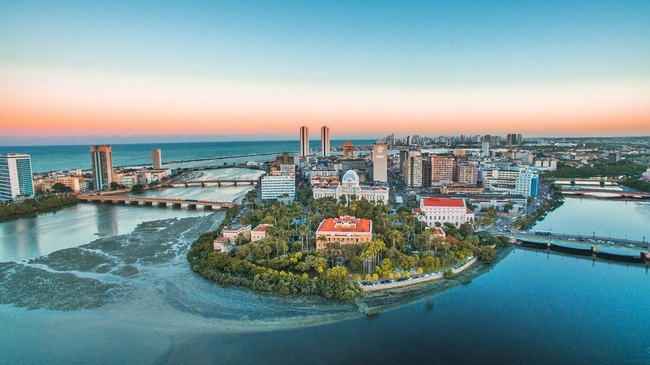
#> input picture recife.jpg, 650 x 365 px
$ python main_photo.py
#> lines starting #> are read from the running program, lines starting #| are printed output that depends on the picture
import numpy as np
from skimage import io
import matplotlib.pyplot as plt
from PIL import Image

photo = io.imread('recife.jpg')
#> photo is the input picture: shape (365, 650, 3); mean R, G, B 125.7, 152.3, 154.8
print(photo.shape)
#| (365, 650, 3)
# rows, columns, channels of RGB
# (365, 650, 3)

# revers the image (revers the rows)
img = Image.fromarray(photo[::-1], 'RGB')
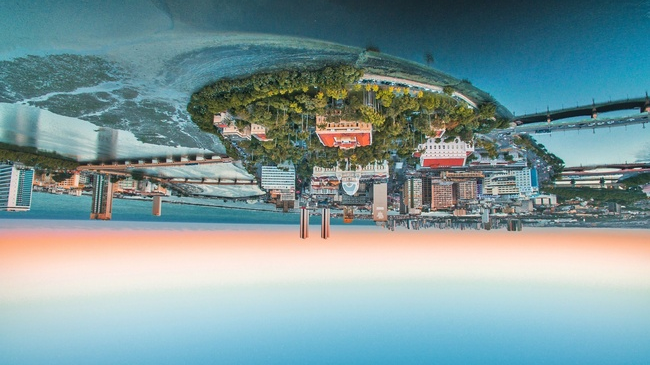
#> img: PIL image 650x365 RGB; mean R, G, B 125.7, 152.3, 154.8
img.save('recife1.jpg')

# a mirror image (revers the columns)
img = Image.fromarray(photo[:, ::-1], 'RGB')
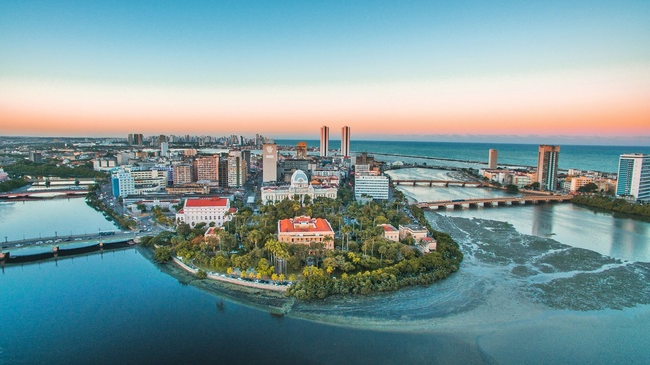
#> img: PIL image 650x365 RGB; mean R, G, B 125.7, 152.3, 154.8
img.save('recife2.jpg')

# a section of the image
img = Image.fromarray(photo[50:350, 150:280], 'RGB')
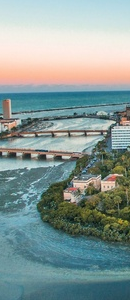
#> img: PIL image 130x300 RGB; mean R, G, B 134.8, 153.2, 150.3
img.save('recife3.jpg')

# halv the size of the image
img = Image.fromarray(photo[::2, ::2], 'RGB')
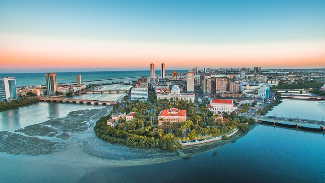
#> img: PIL image 325x183 RGB; mean R, G, B 125.7, 152.2, 154.8
img.save('recife4.jpg')

photo2 = io.imread('recife4.jpg')
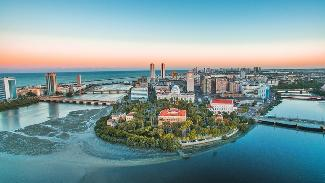
#> photo2: shape (183, 325, 3); mean R, G, B 125.7, 152.2, 154.8
print(photo2.shape)
#| (183, 325, 3)
# rows, columns, channels of RGB
# (183, 325, 3)
